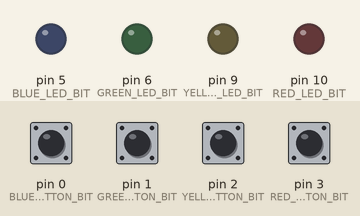
This sketch was run on a simulated Arduino Uno, built with avr-gcc and run on an emulated ATmega328P. Shown: output pins drawn as LEDs (lit = HIGH). The test bench sets the inputs (shaded band); at power-on: pin 0 (BLUE_BUTTON_BIT), pin 1 (GREEN_BUTTON_BIT), pin 2 (YELLOW_BUTTON_BIT), pin 3 (RED_BUTTON_BIT) HIGH.

Above: at 1.4 s.
1.5 s: pin 0 (BLUE_BUTTON_BIT) pulled LOW for 0.15 s
At 2.4 s:
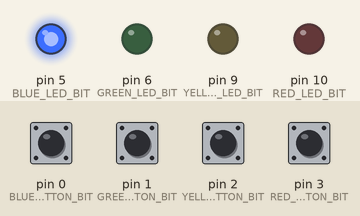
3.1 s: pin 1 (GREEN_BUTTON_BIT) pulled LOW for 0.15 s
At 3.7 s:
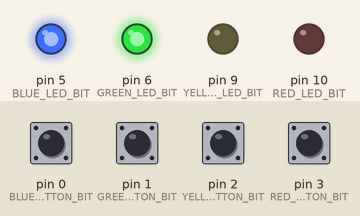
4.7 s: pin 2 (YELLOW_BUTTON_BIT) pulled LOW for 0.15 s
At 5.9 s:
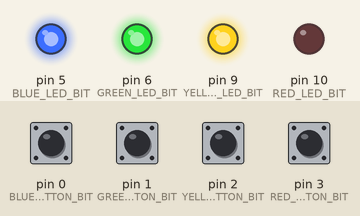
6.3 s: pin 3 (RED_BUTTON_BIT) pulled LOW for 0.15 s
At 7.3 s:
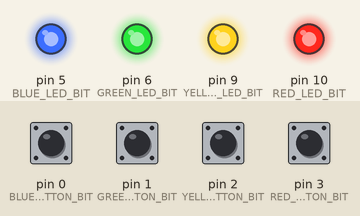
7.9 s: pin 0 (BLUE_BUTTON_BIT) pulled LOW for 1 s
At 8.5 s:
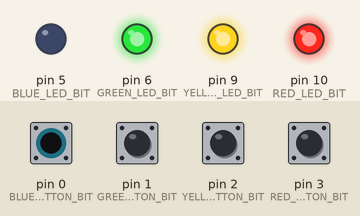
10.4 s: pin 1 (GREEN_BUTTON_BIT) pulled LOW for 1 s
At 11.6 s:
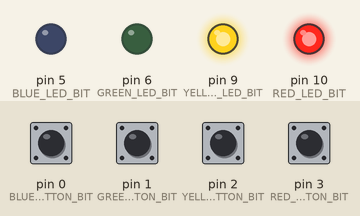
Timing chart, 0 to 13.4 s (numbered marks = the images above; inputs shaded):
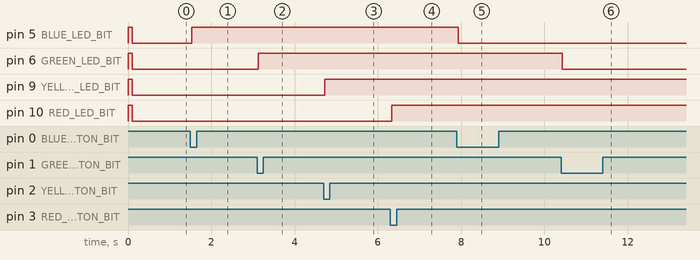

Measured:
- after the input at 1.5 s, pin 5 (BLUE_LED_BIT): LOW → HIGH at once
- after the input at 3.1 s, pin 6 (GREEN_LED_BIT): LOW → HIGH at once
- after the input at 4.7 s, pin 9 (YELLOW_LED_BIT): LOW → HIGH at once
- after the input at 6.3 s, pin 10 (RED_LED_BIT): LOW → HIGH at once
- after the input at 7.9 s, pin 5 (BLUE_LED_BIT): HIGH → LOW at once
- after the input at 10.4 s, pin 6 (GREEN_LED_BIT): HIGH → LOW at once

The sketch:

FourLEDsToggleEnableInterrupt.ino
```cpp
#include <EnableInterrupt.h>

#define	RED_LED				10
#define	YELLOW_LED			9
#define	GREEN_LED			6
#define BLUE_LED			5

#define BUTTON_RED 			3
#define BUTTON_YELLOW 		2
#define BUTTON_GREEN 		1
#define BUTTON_BLUE 		0

//output ports and bits
#define RED_LED_PORT PORTB
#define RED_LED_BIT 2
#define YELLOW_LED_PORT PORTB
#define YELLOW_LED_BIT 1
#define GREEN_LED_PORT PORTD
#define GREEN_LED_BIT 6
#define BLUE_LED_PORT PORTD
#define BLUE_LED_BIT 5

//input port, pin reg, bits
#define RED_BUTTON_REGPORT PORTD
#define RED_BUTTON_BIT 3
#define RED_BUTTON_PINREG PIND
#define YELLOW_BUTTON_REGPORT PORTD
#define YELLOW_BUTTON_BIT 2
#define YELLOW_BUTTON_PINREG PIND
#define GREEN_BUTTON_REGPORT PORTD
#define GREEN_BUTTON_BIT 1
#define GREEN_BUTTON_PINREG PIND
#define BLUE_BUTTON_REGPORT PORTD
#define BLUE_BUTTON_BIT 0
#define BLUE_BUTTON_PINREG PIND

#define PRESSED				0
#define UNPRESSED			1


volatile uint32_t	MainEventFlags = 0;
#define Flag_BUTTON_RED		0x01
#define Flag_BUTTON_YELLOW	0x02
#define Flag_BUTTON_GREEN		0x04
#define Flag_BUTTON_BLUE	0x08


volatile uint8_t portdhistory = 0xFF;

void setup()
{
  //pinModes outputs
  DDRB = _BV(RED_LED_BIT) | _BV(YELLOW_LED_BIT);  //red yellow
  DDRD = _BV(GREEN_LED_BIT) | _BV(BLUE_LED_BIT); //green blue
 //all pins set as inputs if not outputs
 //enable pullup resistors
  RED_BUTTON_REGPORT |= _BV(RED_LED_BIT);
  YELLOW_BUTTON_REGPORT |= _BV(YELLOW_LED_BIT);
  GREEN_BUTTON_REGPORT |= _BV(GREEN_LED_BIT);
  BLUE_BUTTON_REGPORT |= _BV(BLUE_LED_BIT);


  //attachInterrupt(digitalPinToInterrupt(BUTTON_YELLOW), yellow_ButtonISR, FALLING);
  //attachInterrupt(digitalPinToInterrupt(BUTTON_RED), red_ButtonISR, FALLING);
  //EICRA = 0x0A; //Set INT) & INT1 to falling interrupts
  //EICRA = _BV(ISC11) | _BV(ISC01); //Set INT) & INT1 to falling interrupts
  //EIMSK = 0x03; //turrns on INT1 and INT0
  //EIMSK = _BV(INT0) | _BV(INT1);

  // PCICR = _BV(PCIE2);   //enable pin change innerupt for port D
  // //PCMSK2 = 0x0F;    //RD0-RD3 intterupts
  // PCMSK2 = _BV(PCINT19) | _BV(PCINT18) | _BV(PCINT17) | _BV(PCINT16);
  // sei();    //turn on interrupts globaly

  enableInterrupt(RED_BUTTON_BIT, redButtonISR, FALLING);       //NEED to call library before you can use these from greygnome external interrupt
  enableInterrupt(YELLOW_BUTTON_BIT, yellowButtonISR, FALLING);
  enableInterrupt(GREEN_BUTTON_BIT, greenButtonISR, FALLING);
  enableInterrupt(BLUE_BUTTON_BIT, blueButtonISR, FALLING);

  GREEN_LED_PORT |= _BV(GREEN_LED_BIT);
  RED_LED_PORT |= _BV(RED_LED_BIT);
  YELLOW_LED_PORT |= _BV(YELLOW_LED_BIT);
  BLUE_LED_PORT |= _BV(BLUE_LED_BIT);
  delay(100);
  GREEN_LED_PORT &= ~_BV(GREEN_LED_BIT);
  RED_LED_PORT &= ~_BV(RED_LED_BIT);
  YELLOW_LED_PORT &= ~_BV(YELLOW_LED_BIT);
  BLUE_LED_PORT &= ~_BV(BLUE_LED_BIT);
  delay(100);


}

void showFeedbackLEDsloop(){
  if(bit_is_clear(RED_BUTTON_PINREG,RED_BUTTON_BIT)){
    RED_LED_PORT |= _BV(RED_LED_BIT);
  }else{
    RED_LED_PORT &= ~_BV(RED_LED_BIT);
  }
  if(bit_is_clear(YELLOW_BUTTON_PINREG,YELLOW_BUTTON_BIT)){
    YELLOW_LED_PORT |= _BV(YELLOW_LED_BIT);
  }else{
    YELLOW_LED_PORT &= ~_BV(YELLOW_LED_BIT);
  }
  if(bit_is_clear(GREEN_BUTTON_PINREG,GREEN_BUTTON_BIT)){
    GREEN_LED_PORT |= _BV(GREEN_LED_BIT);
  }else{
    GREEN_LED_PORT &= ~_BV(GREEN_LED_BIT);
  }
  if(bit_is_clear(BLUE_BUTTON_PINREG,BLUE_BUTTON_BIT)){
    BLUE_LED_PORT |= _BV(BLUE_LED_BIT);
  }else{
    BLUE_LED_PORT &= ~_BV(BLUE_LED_BIT);
  }
  delay(50);
}

void oldtemptestloop(){
//temp loop
  RED_LED_PORT |= _BV(RED_LED_BIT);
  YELLOW_LED_PORT |= _BV(YELLOW_LED_BIT);
  GREEN_LED_PORT |= _BV(GREEN_LED_BIT);
  BLUE_LED_PORT |= _BV(BLUE_LED_BIT);
  delay(1000);
  RED_LED_PORT &= ~_BV(RED_LED_BIT);
  YELLOW_LED_PORT &= ~_BV(YELLOW_LED_BIT);
  GREEN_LED_PORT &= ~_BV(GREEN_LED_BIT);
  BLUE_LED_PORT &= ~_BV(BLUE_LED_BIT);
  delay(1000);
}

void loop()
{

  if(MainEventFlags & Flag_BUTTON_RED){
  	delay(30);
    MainEventFlags &= ~Flag_BUTTON_RED;
    if(bit_is_clear(RED_BUTTON_PINREG,RED_BUTTON_BIT)){
      //Do the action
      RED_LED_PORT ^= _BV(RED_LED_BIT); //toggle red led
      //addLED(RED_LED);
  	}
  }


  if(MainEventFlags & Flag_BUTTON_YELLOW){
  	delay(30);
    MainEventFlags &= ~Flag_BUTTON_YELLOW;
    if(bit_is_clear(YELLOW_BUTTON_PINREG, YELLOW_BUTTON_BIT)){
      //Do the action
      YELLOW_LED_PORT ^= _BV(YELLOW_LED_BIT);
      //addLED(YELLOW_LED);
  	}
  }
  if(MainEventFlags & Flag_BUTTON_GREEN){
  	delay(30);
    MainEventFlags &= ~Flag_BUTTON_GREEN;
    if(bit_is_clear(GREEN_BUTTON_PINREG, GREEN_BUTTON_BIT)){
      //Do the action
      GREEN_LED_PORT ^= _BV(GREEN_LED_BIT);
      //addLED(YELLOW_LED);
  	}
  }

  if(MainEventFlags & Flag_BUTTON_BLUE){
  	delay(30);
    MainEventFlags &= ~Flag_BUTTON_BLUE;
    if(bit_is_clear(BLUE_BUTTON_PINREG, BLUE_BUTTON_BIT)){
      //Do the action
      BLUE_LED_PORT ^= _BV(BLUE_LED_BIT);
      //addLED(YELLOW_LED);
  	}
  }


}

void redButtonISR(){
  MainEventFlags |= Flag_BUTTON_RED;
}
void yellowButtonISR(){
   MainEventFlags |= Flag_BUTTON_YELLOW;
}
void greenButtonISR(){
  MainEventFlags |= Flag_BUTTON_GREEN;
}
void blueButtonISR(){
  MainEventFlags |= Flag_BUTTON_BLUE;
}


/*

ISR(PCINT2_vect){
  uint8_t changedBits;
  changedBits = PIND ^ portdhistory;
  portdhistory = PIND;

  if(changedBits & _BV(RED_BUTTON_BIT)){
    if(bit_is_clear(RED_BUTTON_PINREG,RED_BUTTON_BIT)){
      MainEventFlags |= Flag_BUTTON_RED;
    }
  }
  if(changedBits & _BV(YELLOW_BUTTON_BIT)){
    if(bit_is_clear(YELLOW_BUTTON_PINREG,YELLOW_BUTTON_BIT)){
      MainEventFlags |= Flag_BUTTON_YELLOW;
    }
  }
  if(changedBits & _BV(GREEN_BUTTON_BIT)){
   if(bit_is_clear(GREEN_BUTTON_PINREG,GREEN_BUTTON_BIT)){
      MainEventFlags |= Flag_BUTTON_GREEN;
    }
  }
  if(changedBits & _BV(BLUE_BUTTON_BIT)){
    if(bit_is_clear(BLUE_BUTTON_PINREG,BLUE_BUTTON_BIT)){
      MainEventFlags |= Flag_BUTTON_BLUE;
    }
  }

}
*/
```
